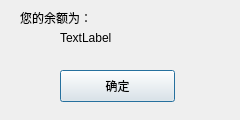
<?xml version="1.0" encoding="UTF-8"?>
<ui version="4.0">
 <class>querybalance</class>
 <widget class="QDialog" name="querybalance">
  <property name="geometry">
   <rect>
    <x>0</x>
    <y>0</y>
    <width>240</width>
    <height>120</height>
   </rect>
  </property>
  <property name="windowTitle">
   <string>Dialog</string>
  </property>
  <widget class="QPushButton" name="pushButton">
   <property name="geometry">
    <rect>
     <x>60</x>
     <y>70</y>
     <width>115</width>
     <height>32</height>
    </rect>
   </property>
   <property name="text">
    <string>确定</string>
   </property>
  </widget>
  <widget class="QLabel" name="label">
   <property name="geometry">
    <rect>
     <x>20</x>
     <y>10</y>
     <width>91</width>
     <height>16</height>
    </rect>
   </property>
   <property name="text">
    <string>您的余额为：</string>
   </property>
  </widget>
  <widget class="QLabel" name="xianshi">
   <property name="geometry">
    <rect>
     <x>60</x>
     <y>30</y>
     <width>171</width>
     <height>16</height>
    </rect>
   </property>
   <property name="text">
    <string>TextLabel</string>
   </property>
  </widget>
 </widget>
 <resources/>
 <connections/>
</ui>
